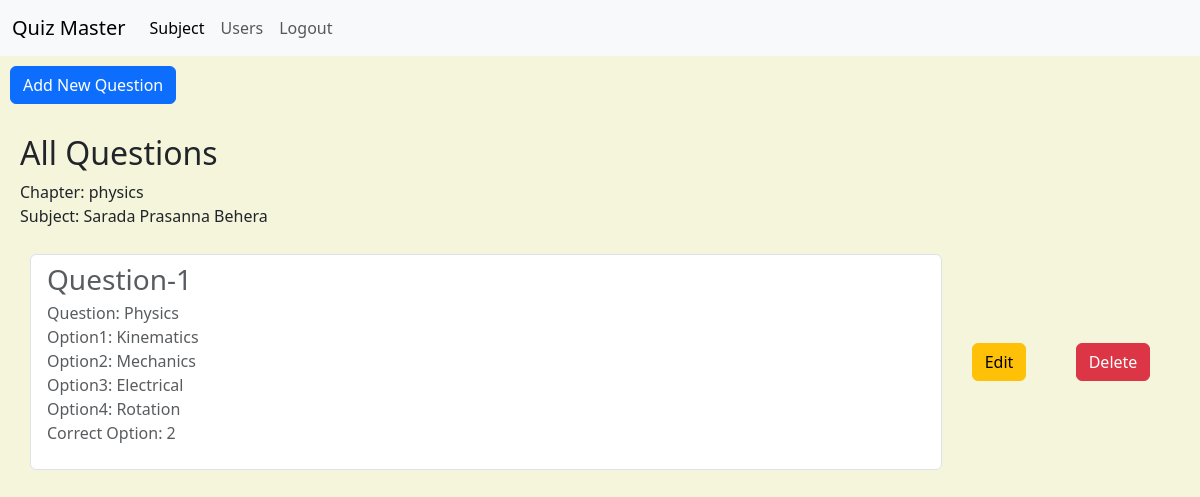
The page /admin/question/1 (signed in) on the database its author committed.
### models/models.py (models this page shows)
class Chapter(db.Model):
    __tablename__ = 'chapter'
    id = db.Column(db.Integer, primary_key=True)
    subject_id = db.Column(db.Integer, db.ForeignKey('subject.id'), nullable=False)
    name = db.Column(db.String(100), nullable=False)
    description = db.Column(db.Text)
    quizzes = db.relationship('Quiz', backref='chapter', lazy=True)

class Subject(db.Model):
    __tablename__ = 'subject'
    id = db.Column(db.Integer, primary_key=True)
    name = db.Column(db.String(100), nullable=False)
    description = db.Column(db.Text)
    chapters = db.relationship('Chapter', backref='subject', lazy=True)

class Question(db.Model):
    __tablename__ = 'question'
    id = db.Column(db.Integer, primary_key=True)
    quiz_id = db.Column(db.Integer, db.ForeignKey('quiz.id'), nullable=False)
    question_statement = db.Column(db.Text, nullable=False)
    option1 = db.Column(db.String(200), nullable=False)
    option2 = db.Column(db.String(200), nullable=False)
    option3 = db.Column(db.String(200), nullable=False)
    option4 = db.Column(db.String(200), nullable=False)
    correct_option = db.Column(db.Integer, nullable=False)

### controllers/admin.py (the view, shortened to what this page needs)
@admin_bp.route('/question/<int:quiz_id>', methods=['GET', 'POST'])
@admin_required
def questions(quiz_id):
    quiz = Quiz.query.get_or_404(quiz_id)
    form = QuestionForm()
    return render_template('admin_questions.html', form=form, quiz=quiz, questions=quiz.questions, is_admin=True)

### controllers/admin.py (called while the page is built)
def admin_required(f):
    @wraps(f)
    def decorated_function(*args, **kwargs):
        if current_user.is_authenticated:
            admin = Admin.query.get(current_user.id)
            if not admin:
                flash('Access denied', 'danger')
                return redirect(url_for('auth.home'))
            else:
                return f(*args, **kwargs)
        else:
            flash('Access denied', 'danger')
            return redirect(url_for('auth.home'))
    return decorated_function

### controllers/auth.py (called while the page is built)
@login_manager.user_loader
def load_user(user_id):
    user = User.query.get(int(user_id))
    if user:
        return user
    return Admin.query.get(int(user_id))

### templates/admin_questions.html (shortened to what this page needs)
{% extends 'base.html' %}
{% block styles %}
<link rel="stylesheet" href="{{ url_for('static', filename='CSS/admin_questions.css') }}">
{% endblock %}
{% block content %}
    <button type="button" class="btn btn-primary" data-bs-toggle="modal" data-bs-target="#addQuestionModal" id="addQuestion">
        Add New Question
    </button>
    <div class="viewquestion">
        <h2>All Questions</h2>
        <p>
            Chapter: {{ quiz.chapter.name }}</br>
            Subject: {{ quiz.chapter.subject.name }}
        </p>
        {% for question in questions %}
            <div class="question">
                <div class="list-group">
                    <a class="list-group-item list-group-item-action disabled" aria-disabled="true">
                        <div class="d-flex w-100 justify-content-between">
                            <h3 class="mb-1" style="padding: 0px !important;">Question-{{ question.id }}</h3>
                        </div>
                            <p>
                                Question: {{ question.question_statement }}</br>
                                Option1: {{ question.option1 }}</br>
                                Option2: {{ question.option2 }}</br>
                                Option3: {{ question.option3 }}</br>
                                Option4: {{ question.option4 }}</br>
                                Correct Option: {{ question.correct_option }}
                            </p>
                    </a>
                </div>
                <div class="edit">
                    <button type="button" class="btn btn-warning" data-bs-toggle="modal" data-bs-target="#editQuestion-{{ question.id }}">
                        Edit
                    </button>
                </div>
                <div class="delete">
                    <button type="button" class="btn btn-danger"
            data-bs-toggle="modal"
            data-bs-target="#deletequestion-{{ question.id }}">
                    Delete
                </button>
                </div>
            </div>
        {% endfor%}
    </div>
{% endblock %}

### static/CSS/admin_questions.css (style rules this page uses)
#addQuestion { margin: 10px !important; }
.viewquestion { padding: 10px !important; margin: 10px !important; }
.question { display: grid; grid-template-columns: 8fr 1fr 1fr; padding: 10px; }
.edit,.delete { display: flex; align-items: center; justify-content: center; }

### static/CSS/base.css (style rules this page uses)
body { height: 100vh; background-color: #F5F5DC !important; }

### rows shown on the page
Chapter: chapter.name "physics"
Subject: chapter.subject.name "Sarada Prasanna Behera"
Question: id "1", question_statement "Physics", option1 "Kinematics", option2 "Mechanics", option3 "Electrical", option4 "Rotation", correct_option "2"
